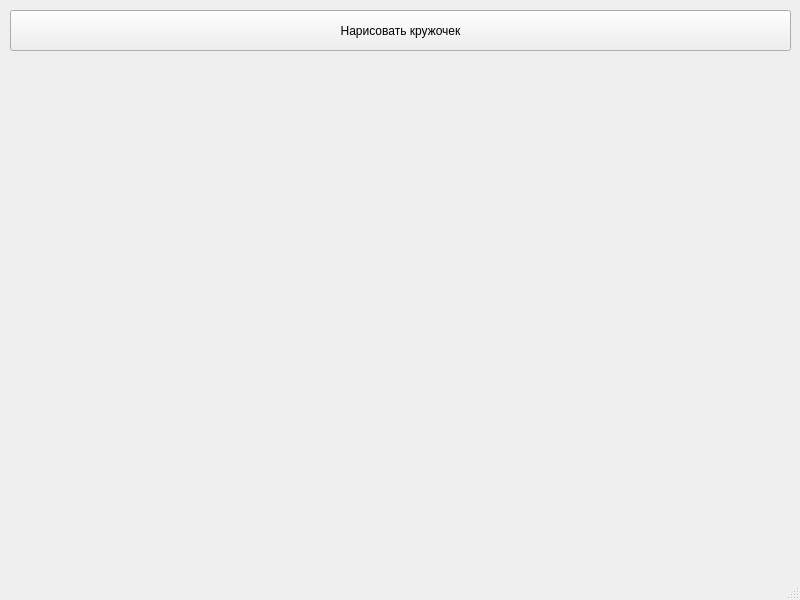
<?xml version="1.0" encoding="UTF-8"?>
<ui version="4.0">
 <class>MainWindow</class>
 <widget class="QMainWindow" name="MainWindow">
  <property name="geometry">
   <rect>
    <x>0</x>
    <y>0</y>
    <width>800</width>
    <height>600</height>
   </rect>
  </property>
  <property name="windowTitle">
   <string>MainWindow</string>
  </property>
  <widget class="QWidget" name="centralwidget">
   <widget class="QPushButton" name="pushButton">
    <property name="geometry">
     <rect>
      <x>10</x>
      <y>10</y>
      <width>781</width>
      <height>41</height>
     </rect>
    </property>
    <property name="text">
     <string>Нарисовать кружочек</string>
    </property>
   </widget>
  </widget>
  <widget class="QMenuBar" name="menubar">
   <property name="geometry">
    <rect>
     <x>0</x>
     <y>0</y>
     <width>800</width>
     <height>26</height>
    </rect>
   </property>
  </widget>
  <widget class="QStatusBar" name="statusbar"/>
 </widget>
 <resources/>
 <connections/>
</ui>
